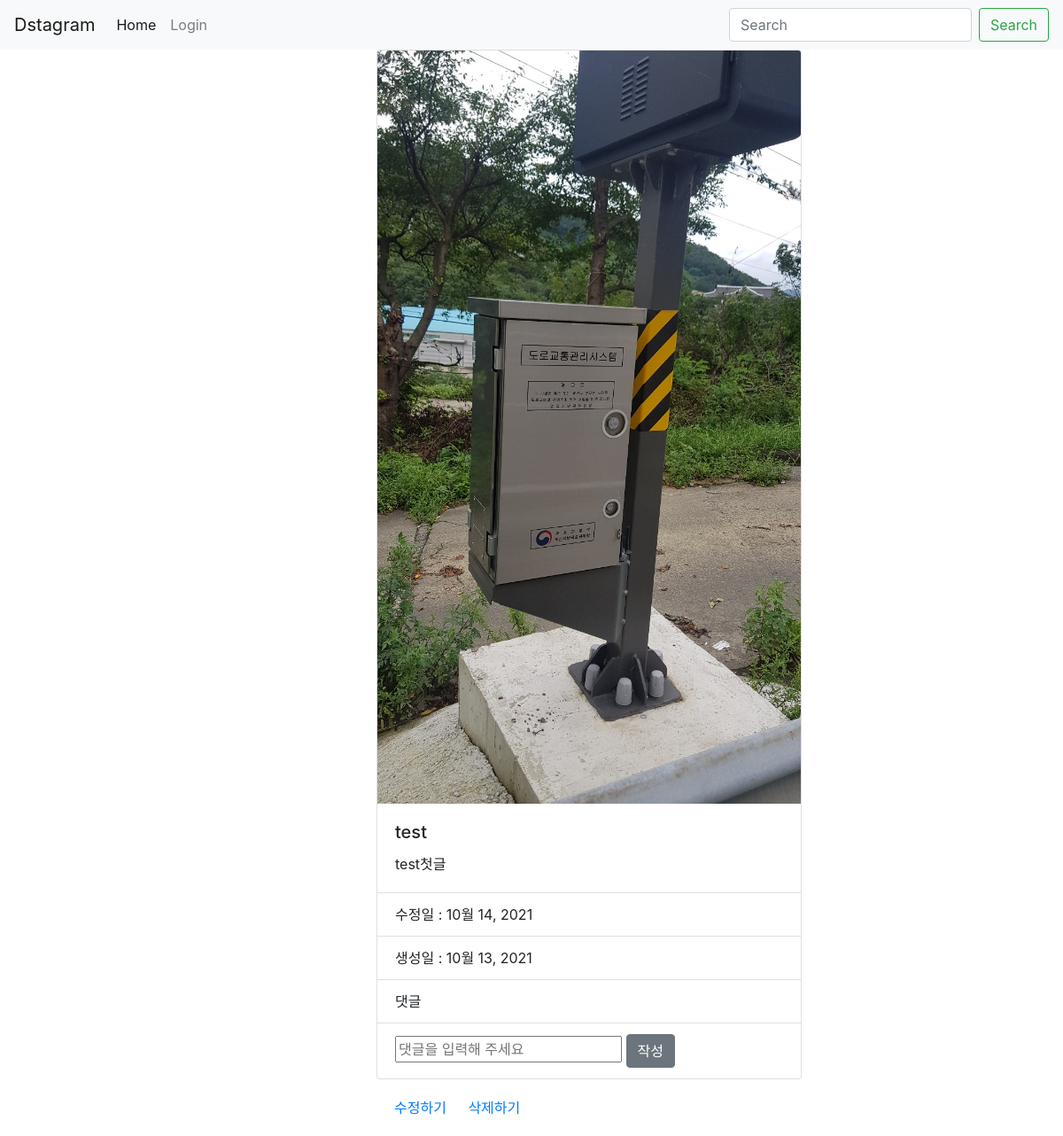
The page /detail/3/ on the database as committed earlier.
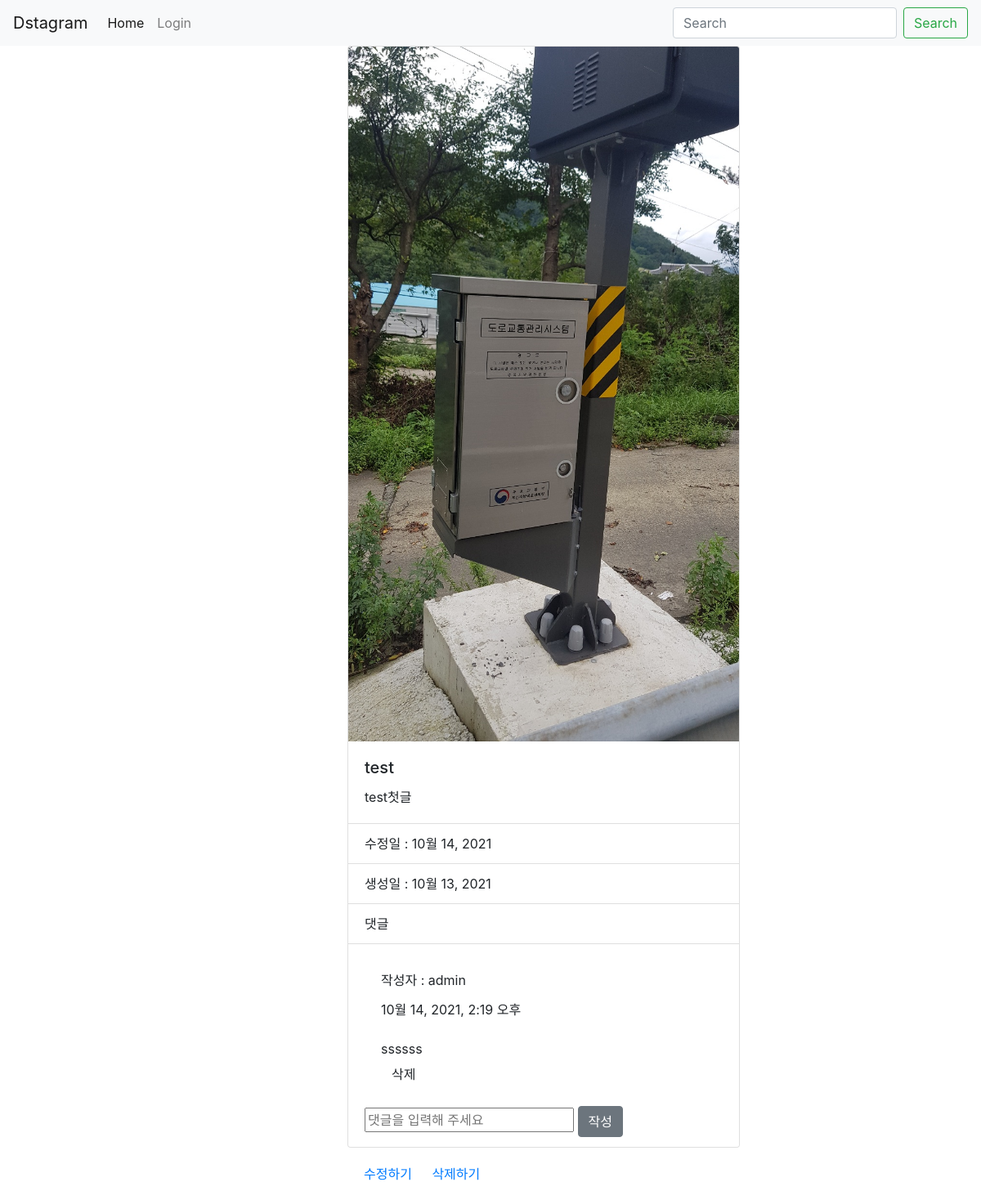
The same page on the database as committed later.
### photo/models.py (models this page shows, shortened)
class Comment(models.Model):
    photo = models.ForeignKey(
        Photo, on_delete=models.CASCADE, related_name='comments')  # Photo 에서 comment를 가져올떄 이름
    writer = models.ForeignKey(
        User, on_delete=models.CASCADE, related_name='writer')
    text = models.TextField()
    created = models.DateTimeField(auto_now_add=True)
    updated = models.DateTimeField(auto_now=True)
    class Meta:
        ordering = ['updated']

### photo/views.py (the view)
# urls.py: path('detail/<int:pk>/', PhotoDetail.as_view(), name='detail'),
class PhotoDetail(DetailView):
    model = Photo
    template_name_suffix = '_detail'

### photo/templates/photo/photo_detail.html (shortened to what this page needs)
{% extends 'base.html' %}
{% block content %}
<div class="row">
  <div class="col"></div>
  <div class="col-12 col-xl-4 col-md-4">
    <div class="card" style="width: 30rem;">
      <img src="{{ object.image.url }}" alt="..." class="card-img-top">
      <div class="card-body">
        <h5 class="card-title">{{ object.author }}</h5>
        <p class="card-text">{{ object.text }}</p>
      </div>
      <ul class="list-group list-group-flush">
        <li class="list-group-item">수정일 : {{object.updated}}</li>
        <li class="list-group-item">생성일 : {{object.created}}</li>
        <li class="list-group-item">댓글</li>
        <li class="list-group-item">
          {% for comment in object.comments.all %}
          <div class="card-body">
            <div class="card-title">작성자 : {{comment.writer}}</div>
            <div class="date">{{comment.created}}</div>
            <br>
            <div class="card-text">{{comment.text}}</div>
            <a class="btn btn-default" href="{% url 'photo:comment_remove' pk=comment.pk %}"><span class="glyphicon glyphicon-remove">삭제</span></a>
          </div>
          {% endfor %}
          <form method="POST" action="{% url 'photo:comment_write' pk=object.id %}">
            <input type="text" placeholder="댓글을 입력해 주세요" name="text">
            <button type="submit" class="btn btn-secondary">작성</button>
          </form>
        </li>
      </ul>
    </div>
    <div class="card-body">
      <a href="{% url 'photo:update' object.id %}" class="card-link">수정하기</a>
      <a href="{% url 'photo:delete' object.id %}" class="card-link">삭제하기</a>
    </div>
  </div>
  <div class="col"></div>
</div>
{% endblock %}

Rows that differ between the two databases and show on the page:
added Comment: writer "admin", created "10월 14, 2021, 2:19 오후", text "ssssss"
